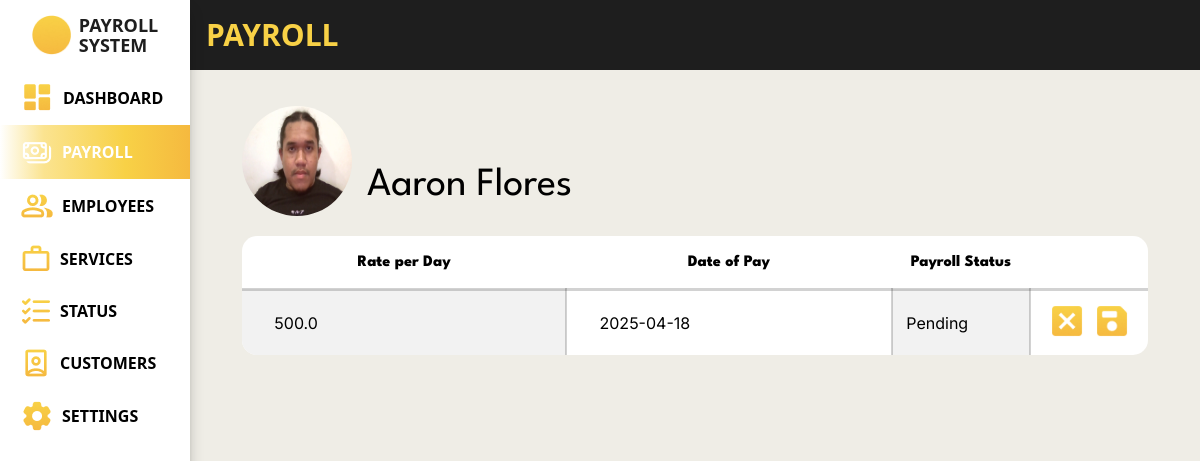
Screenshot of /payroll_system/payroll_edit/43/ (signed in) with the database file from the repository.
### payroll_system/models.py (models this page shows, shortened)
class Employee(models.Model):
    class HighestEducation(models.TextChoices):
        GRADESCHOOL = 'Grade School', _('Grade School')
        HIGHSCHOOL = 'High School', _('High School')
        BACHELORS_DEGREE = 'Bachelor\'s Degree', _('Bachelor\'s Degree')
        VOCATIONAL_EDUCATION = 'Vocational Education', _('Vocational Education')
        MASTERS_DEGREE = 'Master\'s Degree', _('Master\'s Degree')
    class EmployeeStatus(models.TextChoices):
        FULLTIME = 'Full Time', _('Full Time')
        PARTTIME = 'Part Time', _('Part Time')
    class ActiveStatus(models.TextChoices):
        ACTIVE = 'Active', _('Active')
        INACTIVE = 'Inactive', _('Inactive')
    employee_id = models.AutoField(primary_key=True)
    first_name = models.CharField(max_length=100, null=False)
    middle_name = models.CharField(max_length=100, null=True, blank=True)
    last_name = models.CharField(max_length=100, null=False)
    gender = models.CharField(max_length=6, choices=Gender.choices, null=False)
    date_of_birth = models.DateField(null=True)
    contact_number = models.CharField(max_length=15, null=True)
    emergency_contact = models.CharField(max_length=15, null=True)
    region = models.CharField(max_length=255, null=False, default='')
    province = models.CharField(max_length=255, null=False, default='')
    municipality = models.CharField(max_length=255, null=False, default='')
    barangay = models.CharField(max_length=255, null=False, default='')
    highest_education = models.CharField(max_length=20, choices=HighestEducation.choices, null=True)
    work_experience = models.CharField(max_length=2083, null=True, blank=True)
    date_of_employment = models.DateField(default=timezone.now)
    days_worked = models.IntegerField(default=0, null=False)
    employee_status = models.CharField(max_length=9, choices=EmployeeStatus.choices, null=True)
    active_status = models.CharField(max_length=8, choices=ActiveStatus.choices, default=ActiveStatus.ACTIVE)
    absences = models.IntegerField(default=0, null=False)
    employee_image = models.ImageField(null=True, blank=True, upload_to='images/')

class Payroll(models.Model):
    class PayrollStatus(models.TextChoices):
        PENDING = 'PENDING', _('Pending')
        PROCESSED = 'PROCESSED', _('Processed')
    payroll_id = models.AutoField(primary_key=True)
    rate = models.FloatField(default=0, null=False)
    incentives = models.FloatField(default=0, null=False)
    payroll_status = models.CharField(max_length=9, choices=PayrollStatus.choices, default=PayrollStatus.PENDING, null=True, blank=True)
    deductions = models.FloatField(default=0, null=False)
    salary = models.FloatField(default=0, null=False)
    cash_advance = models.FloatField(default=0, null=False)
    under_time = models.FloatField(default=0, null=False)
    payment_date = models.DateField(null=False)
    employee_id_fk = models.ForeignKey(Employee, on_delete=models.CASCADE, related_name='payrolls')
    attendance_id_fk = models.ForeignKey(Attendance, null=True, blank=True, on_delete=models.CASCADE)

### payroll_system/views.py (the view)
# urls.py: path('payroll_edit/<int:employee_id>/', views.payroll_edit , name='payroll_edit'),
@login_required
def payroll_edit(request, employee_id):
    employee = Employee.objects.get(employee_id=employee_id)
    today = timezone.now().date()
    try:
        payroll = Payroll.objects.get(
            employee_id_fk=employee,
            payment_date__gte=today
        )
    except Payroll.DoesNotExist:
        payroll = Payroll(employee_id_fk=employee)
        payroll.payment_date = today + timezone.timedelta(days=7)
        try:
            prev_payroll = Payroll.objects.filter(
                employee_id_fk=employee
            ).latest('payment_date')
            payroll.rate = prev_payroll.rate
            payroll.incentives = prev_payroll.incentives
            payroll.payroll_status = prev_payroll.payroll_status
        except Payroll.DoesNotExist:
            pass
    if request.method == 'POST':
        form = PayrollForm(request.POST, instance=payroll)
        if form.is_valid():
            form.save()
            History.objects.create(description=f"Payroll for {employee.first_name} {employee.last_name} ({employee.employee_id}) was updated.")
            return redirect('payroll_system:payroll_individual', employee_id=employee_id)
    else:
        form = PayrollForm(instance=payroll)
    latest_payroll = employee.payrolls.order_by('-payment_date').first()
    context = {
        'form': form,
        'employee': employee,
        'latest_payroll': latest_payroll
    }
    return render(request, 'payroll_system/payroll_edit.html', context)

### payroll_system/forms.py (shortened to what this page needs)
class PayrollForm(ModelForm):
    class Meta:
        model = Payroll
        fields = ('rate', 'payment_date', 'payroll_status')
        widgets = {
            'rate': forms.NumberInput(),
            'payment_date': forms.DateInput(),
            'payroll_status': forms.Select()
        }

### payroll_system/templates/payroll_system/payroll_edit.html (shortened to what this page needs)
{% load static %}
<!DOCTYPE html>
<html lang="en">
<head>
    <link rel="stylesheet" href="{% static 'css/template_new.css' %}">
    <link rel="stylesheet" href="{% static 'css/payroll_edit.css' %}">
    <script src="https://cdn.jsdelivr.net/npm/@tailwindcss/browser@4"></script>
</head>
<body class="bg-[#EFEDE6]">
    <nav class="fixed w-[80px] md:w-[190px] h-full bg-[#FFFFFF] shadow-lg/30 z-50">
        <div class="bg-[#FFFFFF] cols-span-1 row-span-1">
            <div class="h-[70px] flex flex-wrap justify-center place-items-center md:gap-2" id="logo">
                <div class="-mb-2 md:mb-0" id="logo-picture">
                    <img class="h-8 md:h-10" src="{% static 'images/logo_icon.png' %}" alt="">
                </div>
                <div class="text-[#1E1E1E] text-xs/3 md:text-lg/5 font-[League Spartan] font-extrabold" id="logo-name">
                    <p class="text-center md:text-left ">PAYROLL</p>
                    <p class="text-center md:text-left">SYSTEM</p>
                </div>
            </div>
        </div>
        <div class="overflow-hidden" id="menu">
            <ul class="h-auto w-[80px] md:w-[190px]">
                <li class="px-5 py-2.5 flex justify-center md:justify-start">
                    <a class="size-fit flex flex-nowrap items-center gap-2" href="{% url 'payroll_system:dashboard' %}">
                        <img class="w-auto h-auto" src="{% static 'images/dashboard_icon.png' %}" alt="">
                        <div class="hidden md:block text-base font-[League Spartan] font-semibold">DASHBOARD</div>
                    </a>
                </li>
                <li class="px-5 py-2.5 flex justify-center md:justify-start" id="focused">
                    <a class="size-fit flex flex-nowrap items-center gap-2" href="{% url 'payroll_system:payrolls' %}">
                        <img class="w-auto h-auto" src="{% static 'images/payroll_icon_focused.png' %}" alt="">
                        <div class="hidden md:block text-base font-[League Spartan] font-semibold">PAYROLL</div>
                    </a>
                </li>
                <li class="px-5 py-2.5 flex justify-center md:justify-start">
                    <a class="size-fit flex flex-nowrap items-center gap-2" href="{% url 'payroll_system:employees' %}">
                        <img class="w-auto h-auto" src="{% static 'images/employee_icon.png' %}" alt="">
                        <div class="hidden md:block text-base font-[League Spartan] font-semibold">EMPLOYEES</div>
                    </a>
                </li>
                <li class="px-5 py-2.5 flex justify-center md:justify-start">
                    <a class="size-fit flex flex-nowrap items-center gap-2" href="{% url 'payroll_system:services' %}">
                        <img class="w-auto h-auto" src="{% static 'images/services_icon.png' %}" alt="">
                        <div class="hidden md:block text-base font-[League Spartan] font-semibold">SERVICES</div>
                    </a>
                </li>
                <li class="px-5 py-2.5 flex justify-center md:justify-start">
                    <a class="size-fit flex flex-nowrap items-center gap-2" href="{% url 'payroll_system:status' %}">
                        <img class="w-auto h-auto" src="{% static 'images/status_icon.png' %}" alt="">
                        <div class="hidden md:block text-base font-[League Spartan] font-semibold">STATUS</div>
                    </a>
                </li>
                <li class="px-5 py-2.5 flex justify-center md:justify-start">
                    <a class="size-fit flex flex-nowrap items-center gap-2" href="{% url 'payroll_system:customers' %}">
                        <img class="w-auto h-auto" src="{% static 'images/customers_icon.png' %}" alt="">
                        <div class="hidden md:block text-base font-[League Spartan] font-semibold">CUSTOMERS</div>
                    </a>
                </li>
                <li class="px-5 py-2.5 flex justify-center md:justify-start">
                    <a class="size-fit flex flex-nowrap items-center gap-2" href="{% url 'payroll_system:settings' %}">
                        <img class="w-auto h-auto" src="{% static 'images/settings_icon.png' %}" alt="">
                        <div class="hidden md:block text-base font-[League Spartan] font-semibold">SETTINGS</div>
                    </a>
                </li>
            </ul>
        </div>
    </nav>
    <div class="h-dvh w-full grid grid-cols-[80px_1fr] md:grid-cols-[190px_1fr] grid-rows-[70px_1fr] z-25">
        <div class="bg-[#1E1E1E] flex justify-start items-center px-4">
            <h1 class="text-[#f8d146] font-[League Spartan] text-3xl font-bold ">PAYROLL</h1>
        </div>
        <div class="size-full py-4 px-3" id="thing">
            <div class="profile-picture">
                <img src="{{ employee.employee_image.url }}" alt="">
                <div class="employee_name">
                    <h1>
                        {{ employee.first_name }} {{ employee.last_name }}
                    </h1>
                </div>
            </div>
            <div class="edit_container">
                <table>
                    <tr>
                        <th>Rate per Day</th>
                        <th>Date of Pay</th>
                        <th>Payroll Status</th>
                        <th></th>
                    </tr>
                    <tr>
                        <form class="edit_field" method="POST">
                            <td>{{ form.rate }}</td>
                            <td>{{ form.payment_date }}</td>
                            <td>{{ form.payroll_status }}</td>
                            <td>
                                <a href=""><input type="button" value=""></a>
                                <input type="submit" value="">
                            </td>
                        </form>
                    </tr>
                </table>
            </div>
        </div>
    </div>
</body>
</html>

### static/css/template_new.css (style rules this page uses)
#focused { color: #FFFFFF !important; background: linear-gradient(89.98deg, rgba(248, 209, 70, 0), rgba(248, 209, 70, 0.6) 23%, #f8d146 66%, #f5b93f); }

### static/css/payroll_edit.css (style rules this page uses)
.profile-picture { width: 40%; margin: 20px 40px; display: flex; align-items: end; }
.profile-picture img { width: 110px; height: 110px; border-radius: 55px; }
.profile-picture .employee_name { margin: 0 15px; }
.profile-picture .employee_name h1 { font-family: 'League Spartan'; font-size: 2.5rem; margin: 0; }
.edit_container { margin: 0 40px; display: flex; flex-direction: column; }
.edit_container table { width: 100%; background-color: #fff; text-align: center; border: none; border-radius: 15px; border-spacing: 0; border-collapse: collapse; overflow: hidden; }
table tr { border-bottom: 2px solid rgba(30, 30, 30, 0.20); }
table tr:first-child { border-bottom: 3px solid rgba(30, 30, 30, 0.20); }
table tr td:nth-child(odd) { background-color: #f2f2f2; }
table tr:last-child { border-bottom: none; }
table tr th { padding: 15px 0 12.5px; font-family: 'League Spartan'; font-size: 1rem; font-weight: 800; }
table tr td { text-align: center; font-size: 1rem; font-family: 'Inter'; border-right: 2px solid rgba(30, 30, 30, 0.20); }
table tr td:last-child { border-right: none; }
table tr td input[type=number], table tr td input[type=text] { height: 100%; width: 80%; background: none; padding: 20px 0; font-family: 'Inter'; font-size: 1rem; border: none; }
table tr td select { height: 100%; width: 80%; background: none; padding: 20px 0; font-family: 'Inter'; font-size: 1rem; border: none; -webkit-appearance: none; }
table tr td input[type=submit] { height: 40px; width: 40px; padding: 20px 0; background-image: url('../images/save_icon.png'); background-repeat: no-repeat; background-size: cover; border: none; }
table tr td input[type=button] { height: 40px; width: 40px; padding: 20px 0; background-image: url('../images/cancel_icon.png'); background-repeat: no-repeat; background-size: cover; border: none; }

### rows the page displays
Employee: employee_image (picture), first_name "Aaron", last_name "Flores"
Payroll: rate "500.0", payment_date "2025-04-18", payroll_status "Pending"
